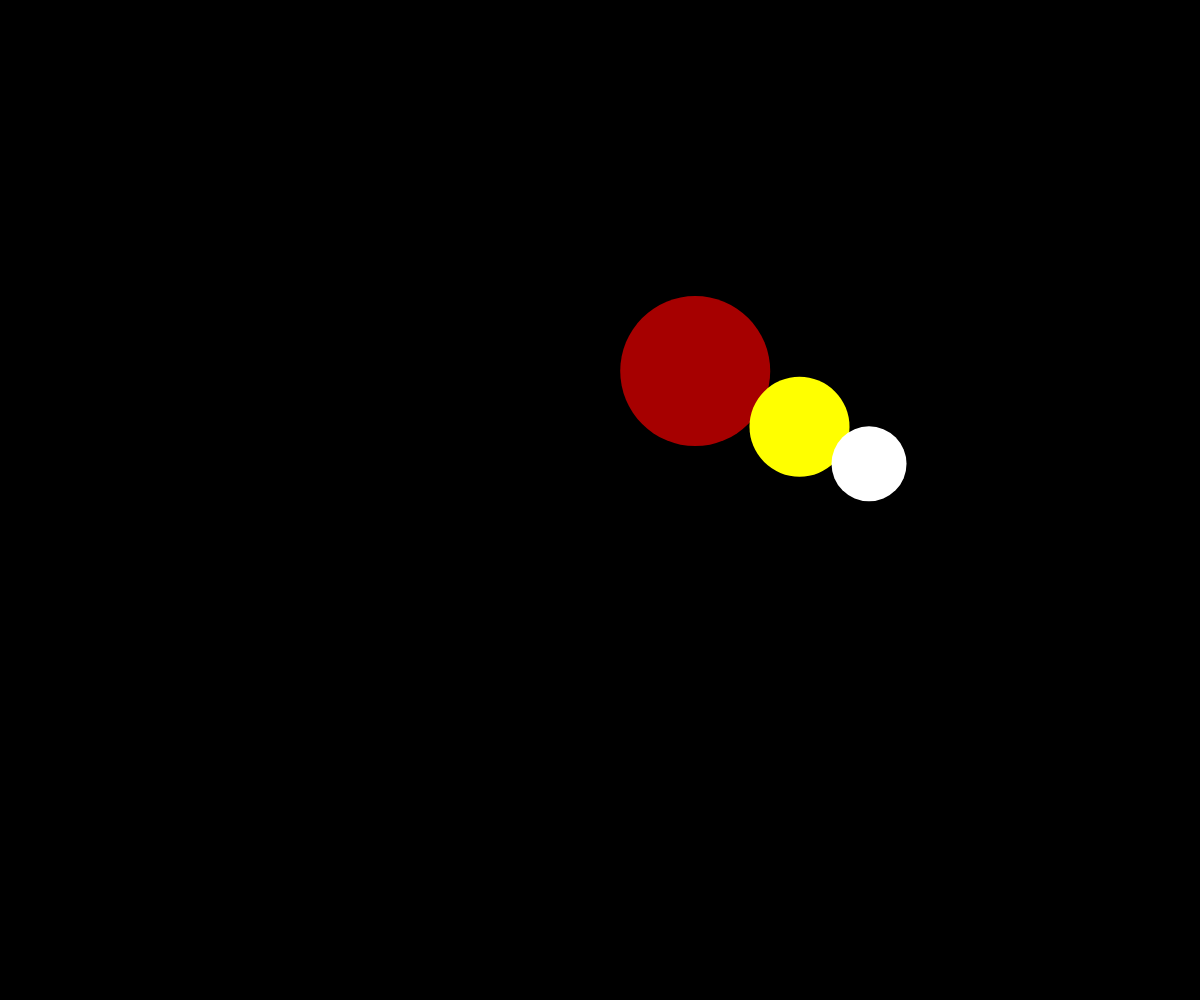
Frame 1 (no input)
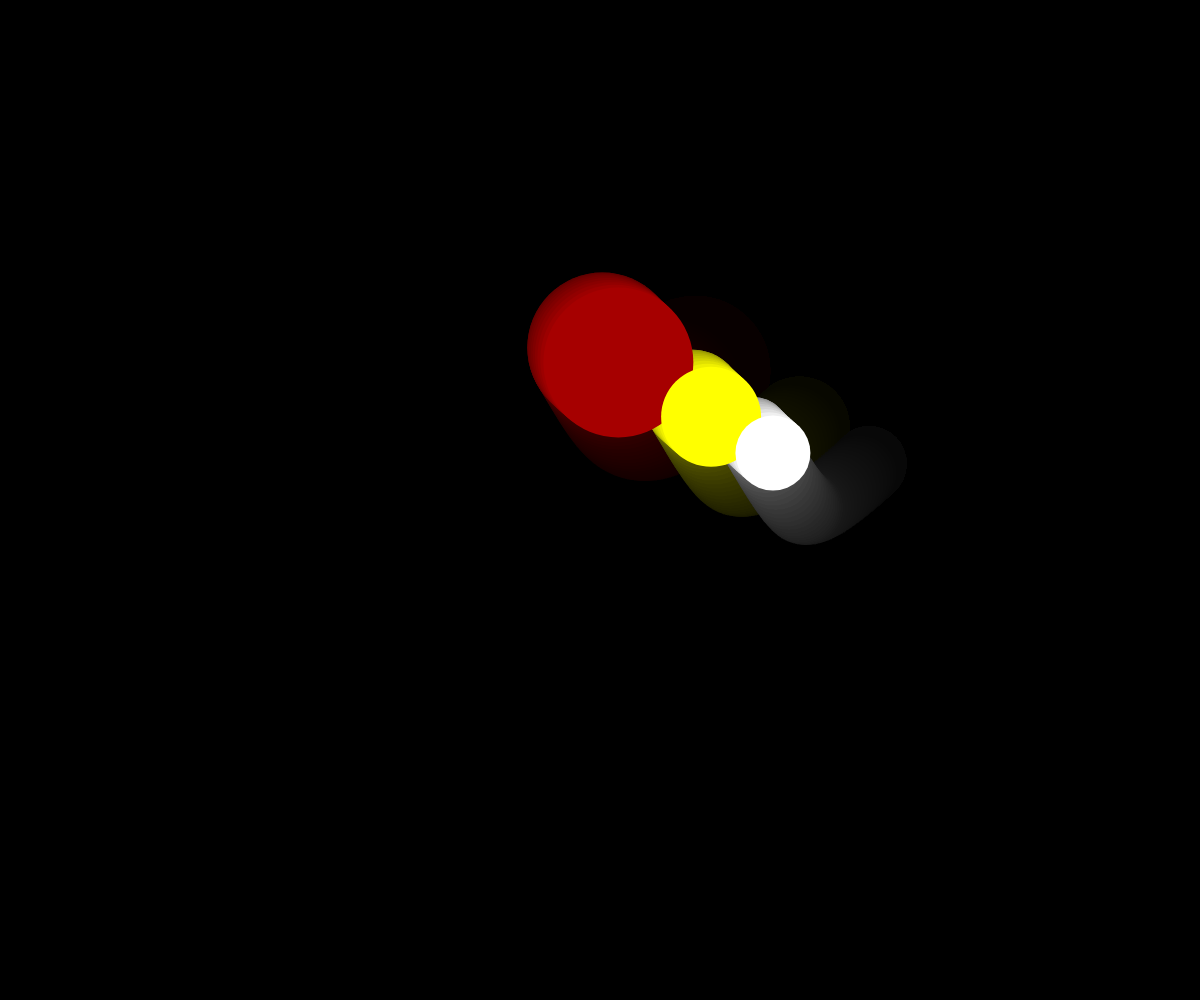
Frame 60 (no input)
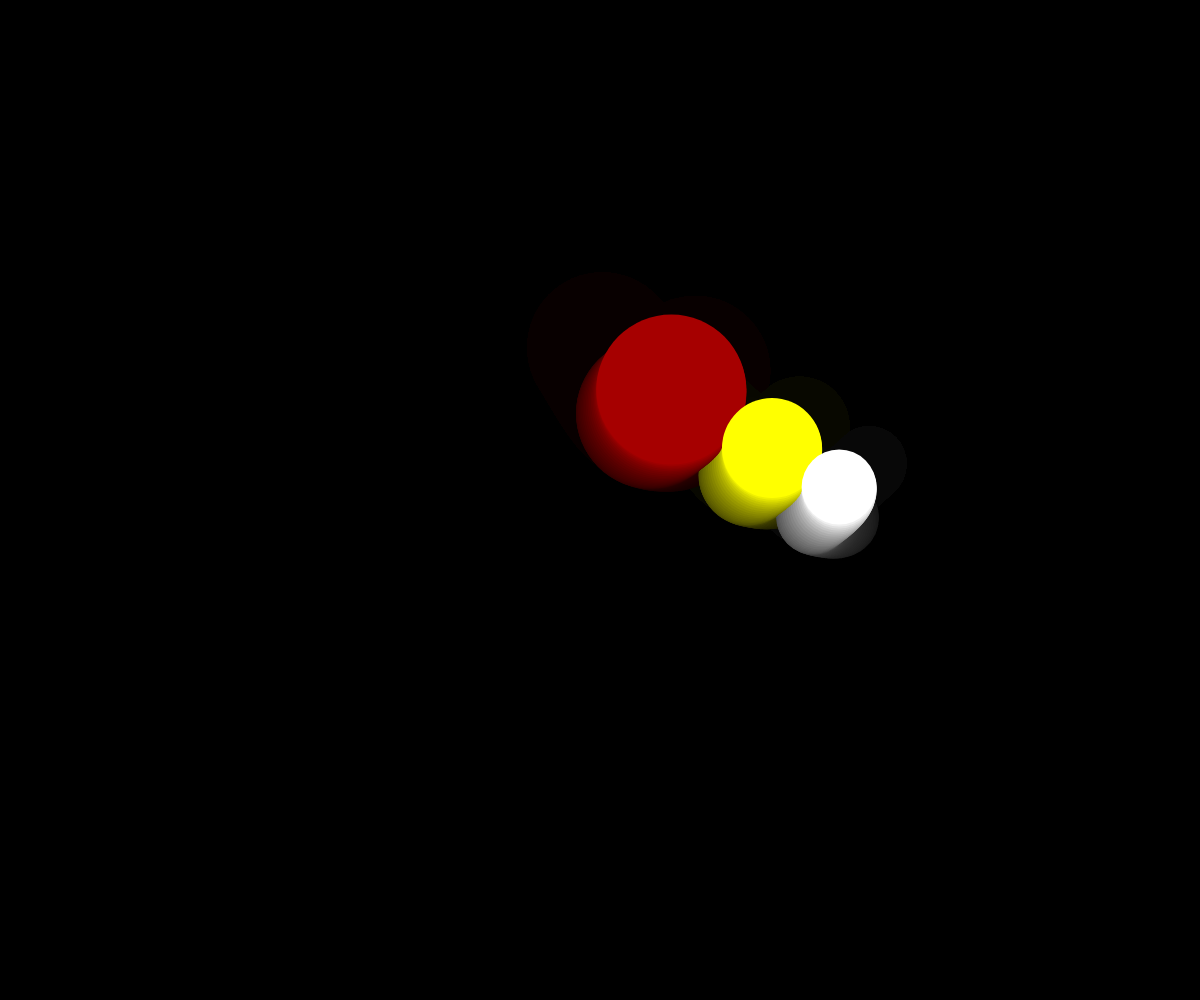
Frame 120 (the mouse pressed at the canvas centre since frame 60)

The p5.js sketch that drew these frames (run headless with seeded random() and noise() and a simulated clock; from frame 60 on, the mouse is pressed at the canvas centre):

// p5.js sketch
// ── sketch.js
let t;
let x; // x position
let y; // y position

function setup() {
    createCanvas(windowWidth, windowHeight);
    background(0);
    t = 0;
}

function draw() {

    background(0, 16);
    noStroke();
    fill(166, 0, 0);

    // sets the x position and incorporates the noise function
    x = width * noise(t + 15);

    // sets the y position and incorporates the noise function
    y = height * noise(t + 5);

    // draws an ellipse with the variables for x and y passed in
    ellipse(x, y, 150, 150);

    fill(255, 255, 0);
    ellipse(x * 1.15, y *1.15, 100, 100);

    fill(255);
    ellipse(x * 1.25, y *1.25, 75, 75);
    // Increments the t variable to control the noise amount
    t += 0.005;

}

// ── style.css
html, body {
    margin: 0;
    padding: 0;
}

canvas {
    display: block;
    margin: auto;
}

p {
    background-color: yellow;
}
